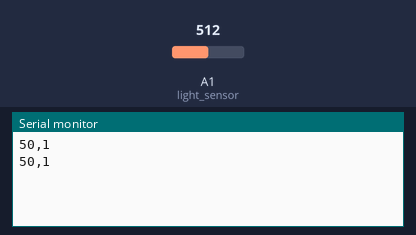
Recording of a sketch running on a simulated Arduino Uno, built with avr-gcc and run on an emulated ATmega328P. Parts: the last lines printed to the serial monitor. The test bench sets the inputs (shaded band); at power-on: A1 (light_sensor) = 512.

Above: at 1.8 s.
1.9 s: A1 (light_sensor) set to 716
At 2.8 s:
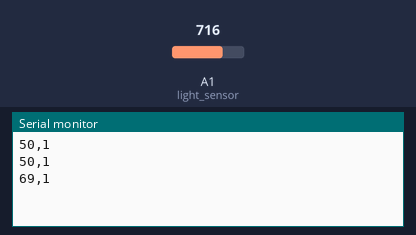
3.4 s: A1 (light_sensor) set to 900
At 4.6 s:
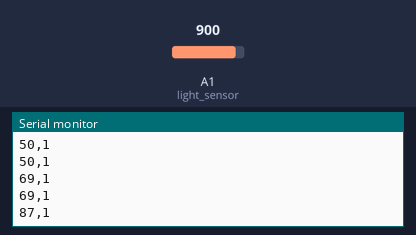
Timing chart, 0 to 6.4 s (numbered marks = the images above; inputs shaded):
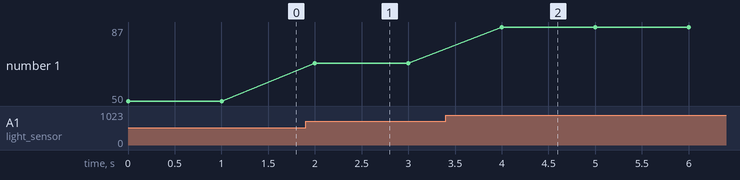

Measured:
- after the input at 1.9 s, the serial monitor: prints a new line after 0.10 s (image 1)
- after the input at 3.4 s, the serial monitor: prints a new line after 0.60 s (image 2)
- plotted number 1: 50 → 69 after the input at 1.9 s, 69 → 87 after the input at 3.4 s

The sketch:

light_sensor_test.ino
```cpp
//test sketch

int light_sensor = A1; // variable holds pin number of the analog port on the shield that the sensor is plugged in.

void setup() {
  // put your setup code here, to run once:
  Serial.begin(9600); //starts serial communication at 9600 baud(bits per second) to send text to laptop thru USB
}

void loop() {
  // put your main code here, to run repeatedly:
  int raw_light = analogRead(light_sensor); //reads voltage on pin A1 and converts it to a number. (0=0V, 1023=5V)
  int light = map(raw_light, 0, 1023, 0, 100); //map rescales a number from one range to another. Converts it to 0-100

  Serial.print(light);
  Serial.print(",");
  Serial.println(light > 20 ? 1 : 0);

  delay(1000);//Pauses for 1000 milliseconds(1 sec) before next reading
}
```
